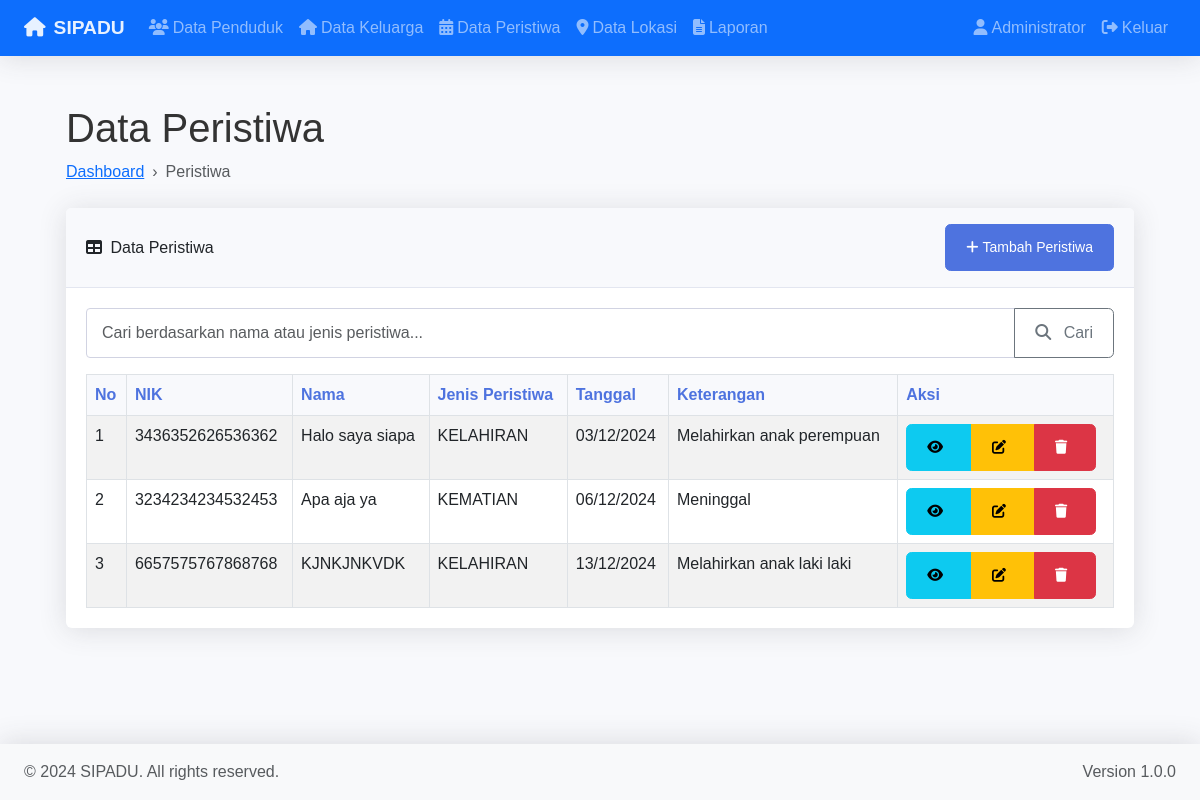
The app's page /modules/peristiwa/index.php (signed in) with its own data.
### tables this page shows
CREATE TABLE `peristiwa` (
  `id_peristiwa` int(11) NOT NULL,
  `id_penduduk` int(11) NOT NULL,
  `jenis_peristiwa` enum('KELAHIRAN','KEMATIAN','PINDAH','DATANG') NOT NULL,
  `tanggal_peristiwa` date NOT NULL,
  `keterangan` text DEFAULT NULL,
  `created_at` timestamp NOT NULL DEFAULT current_timestamp(),
  `updated_at` timestamp NOT NULL DEFAULT current_timestamp() ON UPDATE current_timestamp()
);

CREATE TABLE `penduduk` (
  `id_penduduk` int(11) NOT NULL,
  `nik` varchar(16) NOT NULL,
  `nama` varchar(100) NOT NULL,
  `jenis_kelamin` enum('L','P') NOT NULL,
  `tanggal_lahir` date NOT NULL,
  `status_perkawinan` enum('BELUM MENIKAH','MENIKAH','CERAI HIDUP','CERAI MATI') NOT NULL,
  `agama` varchar(20) NOT NULL,
  `pekerjaan` varchar(50) NOT NULL,
  `id_keluarga` int(11) NOT NULL,
  `alamat` text NOT NULL,
  `created_at` timestamp NOT NULL DEFAULT current_timestamp(),
  `updated_at` timestamp NOT NULL DEFAULT current_timestamp() ON UPDATE current_timestamp()
);

### modules/peristiwa/index.php (the view, shortened to what this page needs)
<?php
$pageTitle = 'Data Peristiwa';
$db = new Database();
$conn = $db->getConnection();
$page = isset($_GET['page']) ? (int)$_GET['page'] : 1;
$limit = 10;
$offset = ($page - 1) * $limit;
$search = isset($_GET['search']) ? cleanInput($_GET['search']) : '';
$whereClause = '';
$query = "SELECT p.*, pd.nama, pd.nik
          FROM peristiwa p
          JOIN penduduk pd ON p.id_penduduk = pd.id_penduduk
          $whereClause
          ORDER BY p.tanggal_peristiwa ASC
          LIMIT :limit OFFSET :offset";
$stmt = $conn->prepare($query);
$stmt->bindParam(':limit', $limit, PDO::PARAM_INT);
$stmt->bindParam(':offset', $offset, PDO::PARAM_INT);
$stmt->execute();
include '../../includes/header.php';
?>
<div class="container-fluid px-4">
    <h1 class="mt-4"><?= $pageTitle ?></h1>
    <ol class="breadcrumb mb-4">
        <li class="breadcrumb-item"><a href="../../index.php">Dashboard</a></li>
        <li class="breadcrumb-item active">Peristiwa</li>
    </ol>
    <div class="card mb-4">
        <div class="card-header">
            <div class="d-flex justify-content-between align-items-center">
                <div>
                    <i class="fas fa-table me-1"></i>
                    Data Peristiwa
                </div>
                <a href="tambah.php" class="btn btn-primary btn-sm">
                    <i class="fas fa-plus me-1"></i>Tambah Peristiwa
                </a>
            </div>
        </div>
        <div class="card-body">
            <form method="GET" class="mb-3">
                <div class="input-group">
                    <input type="text" class="form-control" name="search"
                           placeholder="Cari berdasarkan nama atau jenis peristiwa..."
                           value="<?= htmlspecialchars($search) ?>">
                    <button class="btn btn-outline-secondary" type="submit">
                        <i class="fas fa-search"></i> Cari
                    </button>
                </div>
            </form>
            <div class="table-responsive">
                <table class="table table-bordered table-striped">
                    <thead>
                        <tr>
                            <th>No</th>
                            <th>NIK</th>
                            <th>Nama</th>
                            <th>Jenis Peristiwa</th>
                            <th>Tanggal</th>
                            <th>Keterangan</th>
                            <th>Aksi</th>
                        </tr>
                    </thead>
                    <tbody>
                        <?php
                        $no = $offset + 1;
                        while ($row = $stmt->fetch()):
                        ?>
                        <tr>
                            <td><?= $no++ ?></td>
                            <td><?= htmlspecialchars($row['nik']) ?></td>
                            <td><?= htmlspecialchars($row['nama']) ?></td>
                            <td><?= htmlspecialchars($row['jenis_peristiwa']) ?></td>
                            <td><?= date('d/m/Y', strtotime($row['tanggal_peristiwa'])) ?></td>
                            <td><?= htmlspecialchars($row['keterangan']) ?></td>
                            <td>
                                <div class="btn-group" role="group">
                                    <a href="detail.php?id=<?= $row['id_peristiwa'] ?>"
                                       class="btn btn-info btn-sm" title="Detail">
                                        <i class="fas fa-eye"></i>
                                    </a>
                                    <a href="edit.php?id=<?= $row['id_peristiwa'] ?>"
                                       class="btn btn-warning btn-sm" title="Edit">
                                        <i class="fas fa-edit"></i>
                                    </a>
                                    <a href="hapus.php?id=<?= $row['id_peristiwa'] ?>"
                                       class="btn btn-danger btn-sm"
                                       onclick="return confirm('Yakin ingin menghapus data ini?')"
                                       title="Hapus">
                                        <i class="fas fa-trash"></i>
                                    </a>
                                </div>
                            </td>
                        </tr>
                        <?php endwhile; ?>
                    </tbody>
                </table>
            </div>
        </div>
    </div>
</div>
<?php include '../../includes/footer.php'; ?>

### assets/css/style.css (style rules this page uses)
body { min-height: 100vh; background-color: #f8f9fc; font-family: 'Nunito', sans-serif; color: #333; }
.card { border: none; box-shadow: 0 0.15rem 1.75rem 0 rgba(58, 59, 69, 0.15); margin-bottom: 1.5rem; }
.card-header { background-color: #f8f9fc; border-bottom: 1px solid #e3e6f0; padding: 1rem 1.25rem; }
.card-body { padding: 20px; }
.table { margin-bottom: 0; }
.table thead th { border-top: none; background-color: #f8f9fc; color: #4e73df; font-weight: 600; }
.form-control { border-radius: 4px; border: 1px solid #d1d3e2; padding: 10px 15px; }
.btn { font-weight: 500; padding: 0.75rem 1.25rem; border-radius: 0.35rem; transition: all 0.2s; }
.btn i { margin-right: 0.5rem; }
.btn-primary { background-color: #4e73df; border-color: #4e73df; }
body { min-height: 100vh; background-color: #f8f9fc; }
.container-fluid { padding-left: 1.5rem; padding-right: 1.5rem; }
.breadcrumb { background: none; margin: 0; padding: 0; }
.breadcrumb-item + .breadcrumb-item::before { content: "›"; }

### records on screen
peristiwa: id_penduduk.nik "3436352626536362", id_penduduk.nama "Halo saya siapa", jenis_peristiwa "KELAHIRAN", tanggal_peristiwa "03/12/2024", keterangan "Melahirkan anak perempuan"
peristiwa: id_penduduk.nik "3234234234532453", id_penduduk.nama "Apa aja ya", jenis_peristiwa "KEMATIAN", tanggal_peristiwa "06/12/2024", keterangan "Meninggal"
peristiwa: id_penduduk.nik "6657575767868768", id_penduduk.nama "KJNKJNKVDK", jenis_peristiwa "KELAHIRAN", tanggal_peristiwa "13/12/2024", keterangan "Melahirkan anak laki laki"

### other values on screen
APP_NAME "SIPADU"
$_SESSION['nama_lengkap'] "Administrator"
$pageTitle "Data Peristiwa"
APP_VERSION "1.0.0"
